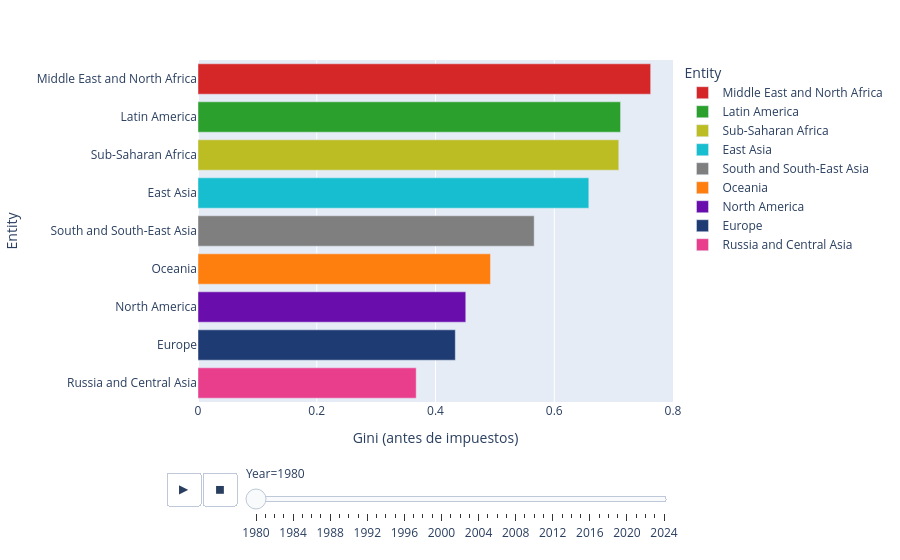

Notebook cell for this chart:
### Code cell
# grafico dinamico

regiones = df_gini[df_gini['Entity'].str.contains('WID', na=False)].copy()
regiones = regiones[regiones['Year'] >= 1980]
regiones['Entity'] = regiones['Entity'].str.replace(' (WID)', '', regex=False)

colores = {
    'Europe': '#1f3b73',
    'Middle East and North Africa': '#d62728',
    'Latin America': '#2ca02c',
    'Sub-Saharan Africa': '#bcbd22',
    'East Asia': '#17becf',
    'South and South-East Asia': '#7f7f7f',
    'North America': '#6a0dad',
    'Oceania': '#ff7f0e',
    'Russia and Central Asia': '#e83e8c',
}

orden_1980 = regiones[regiones['Year'] == 1980].sort_values('Gini coefficient (before tax)', ascending=False)['Entity'].tolist()

fig = px.bar(
    regiones.sort_values('Year'),
    x='Gini coefficient (before tax)',
    y='Entity',
    color='Entity',
    color_discrete_map=colores,
    animation_frame='Year',
    range_x=[0, 0.8],
    category_orders={'Entity': orden_1980}
)
fig.update_layout(xaxis_title='Gini (antes de impuestos)')
fig.layout.updatemenus[0].buttons[0].args[1]['frame']['duration'] = 100
fig.layout.updatemenus[0].buttons[0].args[1]['transition']['duration'] = 50

fig.show()

### Figure 1 — Plotly figure (JSON) as saved in the notebook; plotly's stock layout.template omitted (floating-point values rounded to 4 significant figures)
{"data": [{"hovertemplate": "Entity=%{y}<br>Year=1980<br>Gini coefficient (before tax)=%{x}<extra></extra>", "legendgroup": "Middle East and North Africa", "marker": {"color": "#d62728", "pattern": {"shape": ""}}, "name": "Middle East and North Africa", "orientation": "h", "showlegend": true, "textposition": "auto", "type": "bar", "x": [0.7624], "xaxis": "x", "y": ["Middle East and North Africa"], "yaxis": "y"}, {"hovertemplate": "Entity=%{y}<br>Year=1980<br>Gini coefficient (before tax)=%{x}<extra></extra>", "legendgroup": "Latin America", "marker": {"color": "#2ca02c", "pattern": {"shape": ""}}, "name": "Latin America", "orientation": "h", "showlegend": true, "textposition": "auto", "type": "bar", "x": [0.7117], "xaxis": "x", "y": ["Latin America"], "yaxis": "y"}, {"hovertemplate": "Entity=%{y}<br>Year=1980<br>Gini coefficient (before tax)=%{x}<extra></extra>", "legendgroup": "Sub-Saharan Africa", "marker": {"color": "#bcbd22", "pattern": {"shape": ""}}, "name": "Sub-Saharan Africa", "orientation": "h", "showlegend": true, "textposition": "auto", "type": "bar", "x": [0.7087], "xaxis": "x", "y": ["Sub-Saharan Africa"], "yaxis": "y"}, {"hovertemplate": "Entity=%{y}<br>Year=1980<br>Gini coefficient (before tax)=%{x}<extra></extra>", "legendgroup": "East Asia", "marker": {"color": "#17becf", "pattern": {"shape": ""}}, "name": "East Asia", "orientation": "h", "showlegend": true, "textposition": "auto", "type": "bar", "x": [0.6582], "xaxis": "x", "y": ["East Asia"], "yaxis": "y"}, {"hovertemplate": "Entity=%{y}<br>Year=1980<br>Gini coefficient (before tax)=%{x}<extra></extra>", "legendgroup": "South and South-East Asia", "marker": {"color": "#7f7f7f", "pattern": {"shape": ""}}, "name": "South and South-East Asia", "orientation": "h", "showlegend": true, "textposition": "auto", "type": "bar", "x": [0.5662], "xaxis": "x", "y": ["South and South-East Asia"], "yaxis": "y"}, {"hovertemplate": "Entity=%{y}<br>Year=1980<br>Gini coefficient (before tax)=%{x}<extra></extra>", "legendgroup": "Oceania", "marker": {"color": "#ff7f0e", "pattern": {"shape": ""}}, "name": "Oceania", "orientation": "h", "showlegend": true, "textposition": "auto", "type": "bar", "x": [0.4926], "xaxis": "x", "y": ["Oceania"], "yaxis": "y"}, {"hovertemplate": "Entity=%{y}<br>Year=1980<br>Gini coefficient (before tax)=%{x}<extra></extra>", "legendgroup": "North America", "marker": {"color": "#6a0dad", "pattern": {"shape": ""}}, "name": "North America", "orientation": "h", "showlegend": true, "textposition": "auto", "type": "bar", "x": [0.451], "xaxis": "x", "y": ["North America"], "yaxis": "y"}, {"hovertemplate": "Entity=%{y}<br>Year=1980<br>Gini coefficient (before tax)=%{x}<extra></extra>", "legendgroup": "Europe", "marker": {"color": "#1f3b73", "pattern": {"shape": ""}}, "name": "Europe", "orientation": "h", "showlegend": true, "textposition": "auto", "type": "bar", "x": [0.4334], "xaxis": "x", "y": ["Europe"], "yaxis": "y"}, {"hovertemplate": "Entity=%{y}<br>Year=1980<br>Gini coefficient (before tax)=%{x}<extra></extra>", "legendgroup": "Russia and Central Asia", "marker": {"color": "#e83e8c", "pattern": {"shape": ""}}, "name": "Russia and Central Asia", "orientation": "h", "showlegend": true, "textposition": "auto", "type": "bar", "x": [0.3675], "xaxis": "x", "y": ["Russia and Central Asia"], "yaxis": "y"}], "layout": {"barmode": "relative", "legend": {"title": {"text": "Entity"}, "tracegroupgap": 0}, "margin": {"t": 60}, "sliders": [{"active": 0, "currentvalue": {"prefix": "Year="}, "len": 0.9, "pad": {"b": 10, "t": 60}, "steps": [{"args": [["1980"], {"frame": {"duration": 0, "redraw": true}, "fromcurrent": true, "mode": "immediate", "transition": {"duration": 0, "easing": "linear"}}], "label": "1980", "method": "animate"}, {"args": [["1981"], {"frame": {"duration": 0, "redraw": true}, "fromcurrent": true, "mode": "immediate", "transition": {"duration": 0, "easing": "linear"}}], "label": "1981", "method": "animate"}, {"args": [["1982"], {"frame": {"duration": 0, "redraw": true}, "fromcurrent": true, "mode": "immediate", "transition": {"duration": 0, "easing": "linear"}}], "label": "1982", "method": "animate"}, {"args": [["1983"], {"frame": {"duration": 0, "redraw": true}, "fromcurrent": true, "mode": "immediate", "transition": {"duration": 0, "easing": "linear"}}], "label": "1983", "method": "animate"}, {"args": [["1984"], {"frame": {"duration": 0, "redraw": true}, "fromcurrent": true, "mode": "immediate", "transition": {"duration": 0, "easing": "linear"}}], "label": "1984", "method": "animate"}, {"args": [["1985"], {"frame": {"duration": 0, "redraw": true}, "fromcurrent": true, "mode": "immediate", "transition": {"duration": 0, "easing": "linear"}}], "label": "1985", "method": "animate"}, {"args": [["1986"], {"frame": {"duration": 0, "redraw": true}, "fromcurrent": true, "mode": "immediate", "transition": {"duration": 0, "easing": "linear"}}], "label": "1986", "method": "animate"}, {"args": [["1987"], {"frame": {"duration": 0, "redraw": true}, "fromcurrent": true, "mode": "immediate", "transition": {"duration": 0, "easing": "linear"}}], "label": "1987", "method": "animate"}, {"args": [["1988"], {"frame": {"duration": 0, "redraw": true}, "fromcurrent": true, "mode": "immediate", "transition": {"duration": 0, "easing": "linear"}}], "label": "1988", "method": "animate"}, {"args": [["1989"], {"frame": {"duration": 0, "redraw": true}, "fromcurrent": true, "mode": "immediate", "transition": {"duration": 0, "easing": "linear"}}], "label": "1989", "method": "animate"}, {"args": [["1990"], {"frame": {"duration": 0, "redraw": true}, "fromcurrent": true, "mode": "immediate", "transition": {"duration": 0, "easing": "linear"}}], "label": "1990", "method": "animate"}, {"args": [["1991"], {"frame": {"duration": 0, "redraw": true}, "fromcurrent": true, "mode": "immediate", "transition": {"duration": 0, "easing": "linear"}}], "label": "1991", "method": "animate"}, {"args": [["1992"], {"frame": {"duration": 0, "redraw": true}, "fromcurrent": true, "mode": "immediate", "transition": {"duration": 0, "easing": "linear"}}], "label": "1992", "method": "animate"}, {"args": [["1993"], {"frame": {"duration": 0, "redraw": true}, "fromcurrent": true, "mode": "immediate", "transition": {"duration": 0, "easing": "linear"}}], "label": "1993", "method": "animate"}, {"args": [["1994"], {"frame": {"duration": 0, "redraw": true}, "fromcurrent": true, "mode": "immediate", "transition": {"duration": 0, "easing": "linear"}}], "label": "1994", "method": "animate"}, {"args": [["1995"], {"frame": {"duration": 0, "redraw": true}, "fromcurrent": true, "mode": "immediate", "transition": {"duration": 0, "easing": "linear"}}], "label": "1995", "method": "animate"}, {"args": [["1996"], {"frame": {"duration": 0, "redraw": true}, "fromcurrent": true, "mode": "immediate", "transition": {"duration": 0, "easing": "linear"}}], "label": "1996", "method": "animate"}, {"args": [["1997"], {"frame": {"duration": 0, "redraw": true}, "fromcurrent": true, "mode": "immediate", "transition": {"duration": 0, "easing": "linear"}}], "label": "1997", "method": "animate"}, {"args": [["1998"], {"frame": {"duration": 0, "redraw": true}, "fromcurrent": true, "mode": "immediate", "transition": {"duration": 0, "easing": "linear"}}], "label": "1998", "method": "animate"}, {"args": [["1999"], {"frame": {"duration": 0, "redraw": true}, "fromcurrent": true, "mode": "immediate", "transition": {"duration": 0, "easing": "linear"}}], "label": "1999", "method": "animate"}, {"args": [["2000"], {"frame": {"duration": 0, "redraw": true}, "fromcurrent": true, "mode": "immediate", "transition": {"duration": 0, "easing": "linear"}}], "label": "2000", "method": "animate"}, {"args": [["2001"], {"frame": {"duration": 0, "redraw": true}, "fromcurrent": true, "mode": "immediate", "transition": {"duration": 0, "easing": "linear"}}], "label": "2001", "method": "animate"}, {"args": [["2002"], {"frame": {"duration": 0, "redraw": true}, "fromcurrent": true, "mode": "immediate", "transition": {"duration": 0, "easing": "linear"}}], "label": "2002", "method": "animate"}, {"args": [["2003"], {"frame": {"duration": 0, "redraw": true}, "fromcurrent": true, "mode": "immediate", "transition": {"duration": 0, "easing": "linear"}}], "label": "2003", "method": "animate"}, {"args": [["2004"], {"frame": {"duration": 0, "redraw": true}, "fromcurrent": true, "mode": "immediate", "transition": {"duration": 0, "easing": "linear"}}], "label": "2004", "method": "animate"}, {"args": [["2005"], {"frame": {"duration": 0, "redraw": true}, "fromcurrent": true, "mode": "immediate", "transition": {"duration": 0, "easing": "linear"}}], "label": "2005", "method": "animate"}, {"args": [["2006"], {"frame": {"duration": 0, "redraw": true}, "fromcurrent": true, "mode": "immediate", "transition": {"duration": 0, "easing": "linear"}}], "label": "2006", "method": "animate"}, {"args": [["2007"], {"frame": {"duration": 0, "redraw": true}, "fromcurrent": true, "mode": "immediate", "transition": {"duration": 0, "easing": "linear"}}], "label": "2007", "method": "animate"}, {"args": [["2008"], {"frame": {"duration": 0, "redraw": true}, "fromcurrent": true, "mode": "immediate", "transition": {"duration": 0, "easing": "linear"}}], "label": "2008", "method": "animate"}, {"args": [["2009"], {"frame": {"duration": 0, "redraw": true}, "fromcurrent": true, "mode": "immediate", "transition": {"duration": 0, "easing": "linear"}}], "label": "2009", "method": "animate"}, {"args": [["2010"], {"frame": {"duration": 0, "redraw": true}, "fromcurrent": true, "mode": "immediate", "transition": {"duration": 0, "easing": "linear"}}], "label": "2010", "method": "animate"}, {"args": [["2011"], {"frame": {"duration": 0, "redraw": true}, "fromcurrent": true, "mode": "immediate", "transition": {"duration": 0, "easing": "linear"}}], "label": "2011", "method": "animate"}, {"args": [["2012"], {"frame": {"duration": 0, "redraw": true}, "fromcurrent": true, "mode": "immediate", "transition": {"duration": 0, "easing": "linear"}}], "label": "2012", "method": "animate"}, {"args": [["2013"], {"frame": {"duration": 0, "redraw": true}, "fromcurrent": true, "mode": "immediate", "transition": {"duration": 0, "easing": "linear"}}], "label": "2013", "method": "animate"}, {"args": [["2014"], {"frame": {"duration": 0, "redraw": true}, "fromcurrent": true, "mode": "immediate", "transition": {"duration": 0, "easing": "linear"}}], "label": "2014", "method": "animate"}, {"args": [["2015"], {"frame": {"duration": 0, "redraw": true}, "fromcurrent": true, "mode": "immediate", "transition": {"duration": 0, "easing": "linear"}}], "label": "2015", "method": "animate"}, {"args": [["2016"], {"frame": {"duration": 0, "redraw": true}, "fromcurrent": true, "mode": "immediate", "transition": {"duration": 0, "easing": "linear"}}], "label": "2016", "method": "animate"}, {"args": [["2017"], {"frame": {"duration": 0, "redraw": true}, "fromcurrent": true, "mode": "immediate", "transition": {"duration": 0, "easing": "linear"}}], "label": "2017", "method": "animate"}, {"args": [["2018"], {"frame": {"duration": 0, "redraw": true}, "fromcurrent": true, "mode": "immediate", "transition": {"duration": 0, "easing": "linear"}}], "label": "2018", "method": "animate"}, {"args": [["2019"], {"frame": {"duration": 0, "redraw": true}, "fromcurrent": true, "mode": "immediate", "transition": {"duration": 0, "easing": "linear"}}], "label": "2019", "method": "animate"}, {"args": [["2020"], {"frame": {"duration": 0, "redraw": true}, "fromcurrent": true, "mode": "immediate", "transition": {"duration": 0, "easing": "linear"}}], "label": "2020", "method": "animate"}, {"args": [["2021"], {"frame": {"duration": 0, "redraw": true}, "fromcurrent": true, "mode": "immediate", "transition": {"duration": 0, "easing": "linear"}}], "label": "2021", "method": "animate"}, {"args": [["2022"], {"frame": {"duration": 0, "redraw": true}, "fromcurrent": true, "mode": "immediate", "transition": {"duration": 0, "easing": "linear"}}], "label": "2022", "method": "animate"}, {"args": [["2023"], {"frame": {"duration": 0, "redraw": true}, "fromcurrent": true, "mode": "immediate", "transition": {"duration": 0, "easing": "linear"}}], "label": "2023", "method": "animate"}, {"args": [["2024"], {"frame": {"duration": 0, "redraw": true}, "fromcurrent": true, "mode": "immediate", "transition": {"duration": 0, "easing": "linear"}}], "label": "2024", "method": "animate"}], "x": 0.1, "xanchor": "left", "y": 0, "yanchor": "top"}], "updatemenus": [{"buttons": [{"args": [null, {"frame": {"duration": 100, "redraw": true}, "fromcurrent": true, "mode": "immediate", "transition": {"duration": 50, "easing": "linear"}}], "label": "&#9654;", "method": "animate"}, {"args": [[null], {"frame": {"duration": 0, "redraw": true}, "fromcurrent": true, "mode": "immediate", "transition": {"duration": 0, "easing": "linear"}}], "label": "&#9724;", "method": "animate"}], "direction": "left", "pad": {"r": 10, "t": 70}, "showactive": false, "type": "buttons", "x": 0.1, "xanchor": "right", "y": 0, "yanchor": "top"}], "xaxis": {"anchor": "y", "domain": [0, 1], "range": [0, 0.8], "title": {"text": "Gini (antes de impuestos)"}}, "yaxis": {"anchor": "x", "categoryarray": ["Russia and Central Asia", "Europe", "North America", "Oceania", "South and South-East Asia", "East Asia", "Sub-Saharan Africa", "Latin America", "Middle East and North Africa"], "categoryorder": "array", "domain": [0, 1], "title": {"text": "Entity"}}}}
